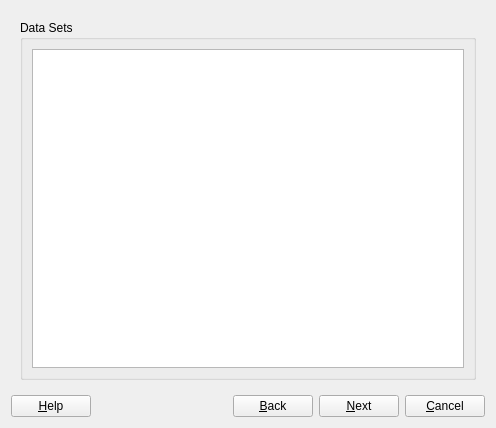
<?xml version="1.0" encoding="UTF-8"?>
<ui version="4.0">
 <class>DSCopyDialog</class>
 <widget class="QDialog" name="DSCopyDialog">
  <property name="geometry">
   <rect>
    <x>0</x>
    <y>0</y>
    <width>496</width>
    <height>428</height>
   </rect>
  </property>
  <property name="windowTitle">
   <string>Data Source Copy</string>
  </property>
  <layout class="QGridLayout" name="gridLayout_4">
   <item row="0" column="0">
    <widget class="QStackedWidget" name="mainStackedWidget">
     <property name="currentIndex">
      <number>1</number>
     </property>
     <widget class="QWidget" name="inPage">
      <layout class="QGridLayout" name="gridLayout_5">
       <item row="0" column="0">
        <widget class="QGroupBox" name="groupBox">
         <property name="title">
          <string>Input Data Source</string>
         </property>
         <layout class="QGridLayout" name="gridLayout_6">
          <item row="0" column="0">
           <layout class="QHBoxLayout" name="horizontalLayout">
            <item>
             <layout class="QVBoxLayout" name="verticalLayout">
              <item>
               <widget class="QLabel" name="label">
                <property name="text">
                 <string>Type:</string>
                </property>
               </widget>
              </item>
              <item>
               <widget class="QComboBox" name="inComboBox"/>
              </item>
             </layout>
            </item>
            <item>
             <spacer name="horizontalSpacer">
              <property name="orientation">
               <enum>Qt::Horizontal</enum>
              </property>
              <property name="sizeHint" stdset="0">
               <size>
                <width>40</width>
                <height>20</height>
               </size>
              </property>
             </spacer>
            </item>
           </layout>
          </item>
          <item row="1" column="0">
           <widget class="QStackedWidget" name="connStackedWidget">
            <property name="currentIndex">
             <number>2</number>
            </property>
            <widget class="QWidget" name="inMainPage">
             <layout class="QGridLayout" name="gridLayout_14">
              <item row="0" column="0">
               <widget class="QLabel" name="label_3">
                <property name="layoutDirection">
                 <enum>Qt::LeftToRight</enum>
                </property>
                <property name="text">
                 <string>Choose a Data Source Type!</string>
                </property>
                <property name="alignment">
                 <set>Qt::AlignCenter</set>
                </property>
               </widget>
              </item>
             </layout>
            </widget>
            <widget class="QWidget" name="inPathPage">
             <layout class="QGridLayout" name="gridLayout_2">
              <item row="0" column="0">
               <layout class="QHBoxLayout" name="horizontalLayout_5">
                <item>
                 <widget class="QLineEdit" name="inPathLineEdit"/>
                </item>
                <item>
                 <widget class="QPushButton" name="inPathPushButton">
                  <property name="text">
                   <string>Path...</string>
                  </property>
                 </widget>
                </item>
               </layout>
              </item>
             </layout>
            </widget>
            <widget class="QWidget" name="inPostgisPage">
             <layout class="QGridLayout" name="gridLayout">
              <item row="0" column="0">
               <layout class="QVBoxLayout" name="verticalLayout_4">
                <item>
                 <widget class="QLabel" name="label_4">
                  <property name="text">
                   <string>Host:</string>
                  </property>
                 </widget>
                </item>
                <item>
                 <widget class="QLineEdit" name="hostLineEdit"/>
                </item>
                <item>
                 <widget class="QLabel" name="label_5">
                  <property name="text">
                   <string>Port:</string>
                  </property>
                 </widget>
                </item>
                <item>
                 <widget class="QLineEdit" name="portLineEdit"/>
                </item>
                <item>
                 <widget class="QLabel" name="label_6">
                  <property name="text">
                   <string>Data Source Name:</string>
                  </property>
                 </widget>
                </item>
                <item>
                 <widget class="QLineEdit" name="dsNameLineEdit"/>
                </item>
                <item>
                 <widget class="QLabel" name="label_7">
                  <property name="text">
                   <string>User:</string>
                  </property>
                 </widget>
                </item>
                <item>
                 <widget class="QLineEdit" name="userLineEdit"/>
                </item>
                <item>
                 <widget class="QLabel" name="label_8">
                  <property name="text">
                   <string>Password:</string>
                  </property>
                 </widget>
                </item>
                <item>
                 <widget class="QLineEdit" name="pwLineEdit">
                  <property name="echoMode">
                   <enum>QLineEdit::Password</enum>
                  </property>
                 </widget>
                </item>
               </layout>
              </item>
             </layout>
            </widget>
           </widget>
          </item>
         </layout>
        </widget>
       </item>
      </layout>
     </widget>
     <widget class="QWidget" name="dsPage">
      <layout class="QGridLayout" name="gridLayout_7">
       <item row="0" column="0">
        <widget class="QGroupBox" name="groupBox_3">
         <property name="title">
          <string>Data Sets</string>
         </property>
         <layout class="QGridLayout" name="gridLayout_3">
          <item row="0" column="0">
           <widget class="QListWidget" name="dsListWidget">
            <property name="selectionMode">
             <enum>QAbstractItemView::MultiSelection</enum>
            </property>
           </widget>
          </item>
         </layout>
        </widget>
       </item>
      </layout>
     </widget>
     <widget class="QWidget" name="outPage">
      <layout class="QGridLayout" name="gridLayout_12">
       <item row="0" column="0" colspan="2">
        <widget class="QGroupBox" name="groupBox_2">
         <property name="title">
          <string>Output Data Source</string>
         </property>
         <layout class="QGridLayout" name="gridLayout_8">
          <item row="0" column="0">
           <layout class="QHBoxLayout" name="horizontalLayout_2">
            <item>
             <layout class="QVBoxLayout" name="verticalLayout_2">
              <item>
               <widget class="QLabel" name="label_2">
                <property name="text">
                 <string>Type:</string>
                </property>
               </widget>
              </item>
              <item>
               <widget class="QComboBox" name="outComboBox"/>
              </item>
             </layout>
            </item>
            <item>
             <spacer name="horizontalSpacer_2">
              <property name="orientation">
               <enum>Qt::Horizontal</enum>
              </property>
              <property name="sizeHint" stdset="0">
               <size>
                <width>40</width>
                <height>20</height>
               </size>
              </property>
             </spacer>
            </item>
           </layout>
          </item>
          <item row="1" column="0">
           <widget class="QStackedWidget" name="connOutStackedWidget">
            <property name="currentIndex">
             <number>2</number>
            </property>
            <widget class="QWidget" name="outMainPage">
             <layout class="QGridLayout" name="gridLayout_15">
              <item row="0" column="0">
               <widget class="QLabel" name="label_14">
                <property name="layoutDirection">
                 <enum>Qt::LeftToRight</enum>
                </property>
                <property name="text">
                 <string>Choose a Data Source Type!</string>
                </property>
                <property name="alignment">
                 <set>Qt::AlignCenter</set>
                </property>
               </widget>
              </item>
             </layout>
            </widget>
            <widget class="QWidget" name="outPathPage">
             <layout class="QGridLayout" name="gridLayout_9">
              <item row="0" column="0">
               <layout class="QHBoxLayout" name="horizontalLayout_7">
                <item>
                 <widget class="QLineEdit" name="outPathLineEdit"/>
                </item>
                <item>
                 <widget class="QPushButton" name="outPathPushButton">
                  <property name="text">
                   <string>Path...</string>
                  </property>
                 </widget>
                </item>
               </layout>
              </item>
             </layout>
            </widget>
            <widget class="QWidget" name="outPostgisPage">
             <layout class="QGridLayout" name="gridLayout_11">
              <item row="0" column="0">
               <layout class="QVBoxLayout" name="verticalLayout_6">
                <item>
                 <widget class="QLabel" name="label_9">
                  <property name="text">
                   <string>Host:</string>
                  </property>
                 </widget>
                </item>
                <item>
                 <widget class="QLineEdit" name="outHostLineEdit"/>
                </item>
                <item>
                 <widget class="QLabel" name="label_10">
                  <property name="text">
                   <string>Port:</string>
                  </property>
                 </widget>
                </item>
                <item>
                 <widget class="QLineEdit" name="outPortLineEdit"/>
                </item>
                <item>
                 <widget class="QLabel" name="label_11">
                  <property name="text">
                   <string>Data Source Name:</string>
                  </property>
                 </widget>
                </item>
                <item>
                 <widget class="QLineEdit" name="outDsNameLineEdit"/>
                </item>
                <item>
                 <widget class="QLabel" name="label_12">
                  <property name="text">
                   <string>User:</string>
                  </property>
                 </widget>
                </item>
                <item>
                 <widget class="QLineEdit" name="outUserLineEdit"/>
                </item>
                <item>
                 <widget class="QLabel" name="label_13">
                  <property name="text">
                   <string>Password:</string>
                  </property>
                 </widget>
                </item>
                <item>
                 <widget class="QLineEdit" name="outPwLineEdit">
                  <property name="echoMode">
                   <enum>QLineEdit::Password</enum>
                  </property>
                 </widget>
                </item>
               </layout>
              </item>
             </layout>
            </widget>
           </widget>
          </item>
         </layout>
        </widget>
       </item>
      </layout>
     </widget>
    </widget>
   </item>
   <item row="1" column="0">
    <layout class="QHBoxLayout" name="horizontalLayout_3">
     <item>
      <widget class="QPushButton" name="helpPushButton">
       <property name="text">
        <string>&amp;Help</string>
       </property>
      </widget>
     </item>
     <item>
      <spacer name="horizontalSpacer_4">
       <property name="orientation">
        <enum>Qt::Horizontal</enum>
       </property>
       <property name="sizeHint" stdset="0">
        <size>
         <width>40</width>
         <height>20</height>
        </size>
       </property>
      </spacer>
     </item>
     <item>
      <widget class="QPushButton" name="backPushButton">
       <property name="text">
        <string>&amp;Back</string>
       </property>
      </widget>
     </item>
     <item>
      <widget class="QPushButton" name="nextPushButton">
       <property name="text">
        <string>&amp;Next</string>
       </property>
      </widget>
     </item>
     <item>
      <widget class="QPushButton" name="cancelPushButton">
       <property name="text">
        <string>&amp;Cancel</string>
       </property>
      </widget>
     </item>
    </layout>
   </item>
  </layout>
 </widget>
 <resources/>
 <connections/>
</ui>
